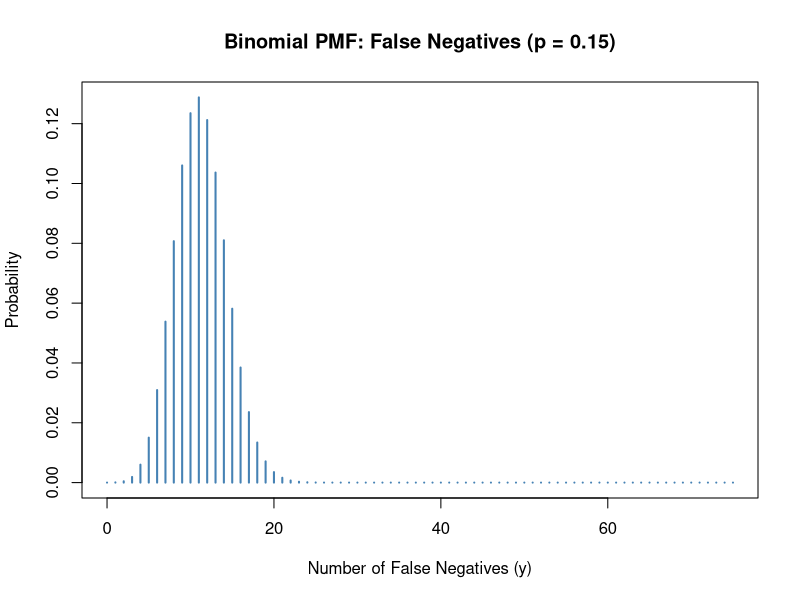
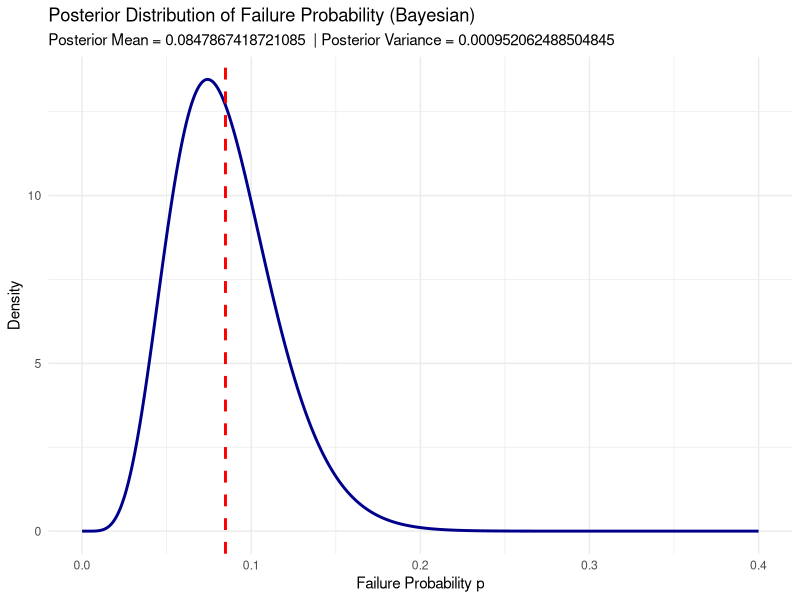
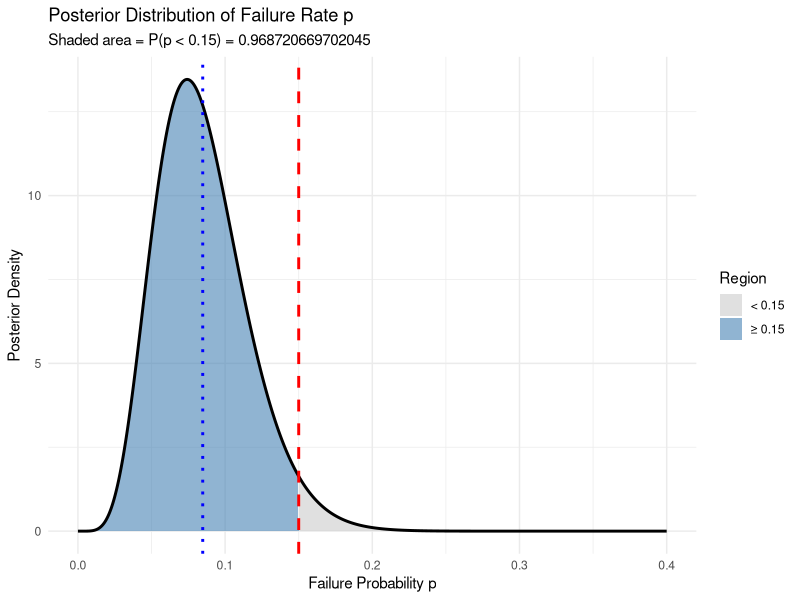

Generate these figures, in order, with R:
# Part a
n <- 75 #number of patients
p <- 0.15 #prob of failure old method
y <- 0:n #possible number of failure
pmf <- dbinom(y, size=n, prob=p )
plot(y, pmf, type="h", lwd = 2, col = "steelblue",
     main = "Binomial PMF: False Negatives (p = 0.15)",
     xlab = "Number of False Negatives (y)",
     ylab = "Probability")

#part b
y <- 6
p_hat <- y/n
cat("Estimated failure probability (frequentist):", p_hat, "\n")

#part c
prior_mean <- 0.15
prior_sd <- 0.14

beta_params <- function(mean, sd) {
  var <- sd^2
  temp <- mean * (1 - mean) / var - 1
  alpha <- mean * temp
  beta  <- (1 - mean) * temp
  return(c(alpha = alpha, beta = beta))
}

prior_params <- beta_params(prior_mean, prior_sd)
alpha_prior <- prior_params["alpha"]
beta_prior <- prior_params["beta"]

alpha_post <- alpha_prior + y
beta_post  <- beta_prior + n - y

library(ggplot2)

p_vals <- seq(0, 0.4, length.out = 1000)
post_density <- dbeta(p_vals, alpha_post, beta_post)

post_mean <- alpha_post / (alpha_post + beta_post)
post_var  <- (alpha_post * beta_post) / ((alpha_post + beta_post)^2 * (alpha_post + beta_post + 1))

df <- data.frame(p=p_vals, density=post_density)

ggplot(df, aes(x = p, y = density)) +
  geom_line(color = "darkblue", size = 1) +
  geom_vline(xintercept = post_mean, color = "red", linetype = "dashed", linewidth = 1) +
  labs(
    title = "Posterior Distribution of Failure Probability (Bayesian)",
    subtitle = paste("Posterior Mean =", post_mean, 
                     " | Posterior Variance =", post_var),
    x = "Failure Probability p",
    y = "Density"
  ) +
  theme_minimal()

#part d
threshold <- 0.15
post_prob <- pbeta(threshold, alpha_post, beta_post)

cat("P(p < 0.15 | data) =", post_prob, "\n")

if (post_prob > 0.95) {
  cat("Reject H0: Evidence suggests the new test is better (failure rate < 15%)\n")
} else {
  cat("Do not reject H0: Not enough evidence that the new test is better\n")
}

df$region <- ifelse(df$p < threshold, "less_than_0.15", "greater_equal_0.15")

ggplot(df, aes(x = p, y = density)) +
  geom_area(aes(fill = region), alpha = 0.6) +
  geom_line(color = "black", size = 1) +
  geom_vline(xintercept = threshold, linetype = "dashed", color = "red", linewidth = 1) +
  geom_vline(xintercept = alpha_post / (alpha_post + beta_post), color = "blue", linetype = "dotted", linewidth = 1) +
  labs(
    title = "Posterior Distribution of Failure Rate p",
    subtitle = paste("Shaded area = P(p < 0.15) =", pbeta(threshold, alpha_post, beta_post)),
    x = "Failure Probability p",
    y = "Posterior Density",
    fill = "Region"
  ) +
  scale_fill_manual(values = c("less_than_0.15" = "steelblue", "greater_equal_0.15" = "gray80"),
                    labels = c("< 0.15", "≥ 0.15")) +
  theme_minimal()

#part e
binom.test(x = y, n = n, p = threshold, alternative = "less", conf.level = 0.95)